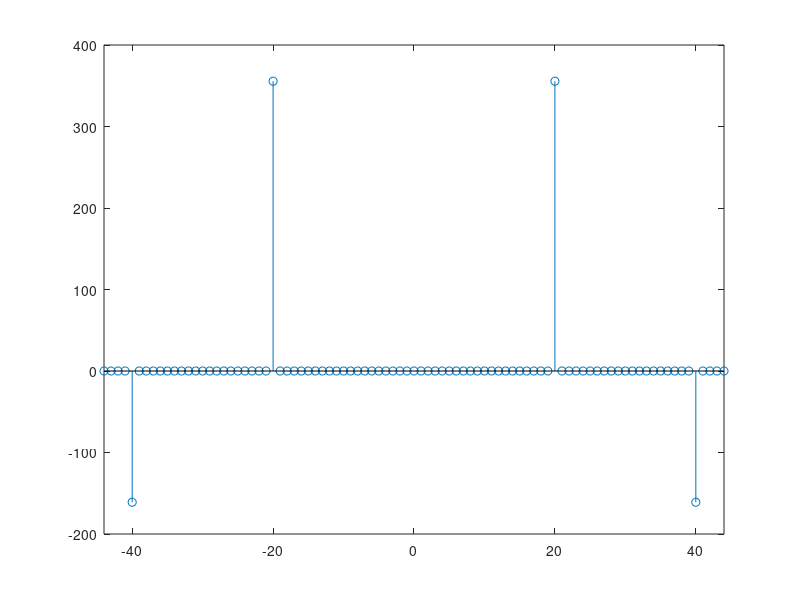
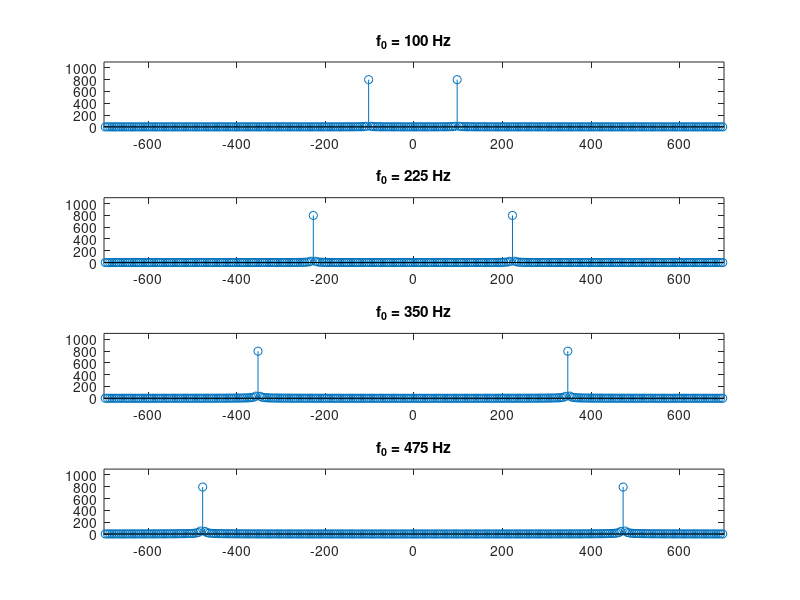
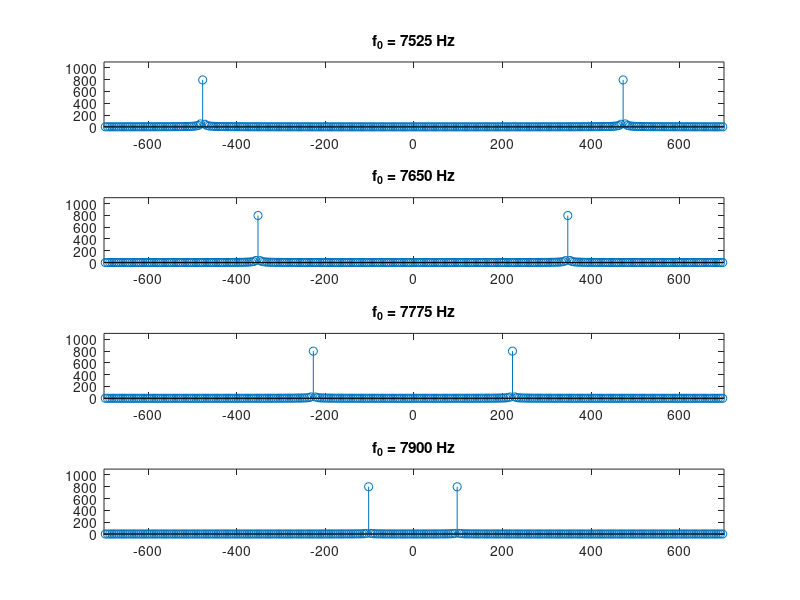

MATLAB code for these plots, in order:
%% Exercise 3
%% A
fs = 128; %Hz 
Ts = 1/fs;
N=128;
n = [1:N];
x = 10*cos(2*pi*20*(n*Ts)) - 4*sin(2*pi*40*(n*Ts)+5);
X = fft(x);
figure(4) 
f = [-fs/2:fs/N:fs/2-fs/N];
stem(f, fftshift(X))
axis([-44 44]);


%% B
phi = 10;
fs = 8000; %Hz
f0 = [100:125:475];
n = [-0.1:1/fs:0.1]; N = length(n);
f = [-fs/2:fs/N:fs/2-fs/N];
figure(5)
subplot(4,1,1)
x1 = sin(2*pi*f0(1)*n+phi);
X1 = fft(x1);
stem(f, abs(fftshift(X1)));axis([-700 700 0 1100])
title('f_0 = 100 Hz')
subplot(4,1,2)
x2 = sin(2*pi*f0(2)*n+phi);
X2 = fft(x2);
stem(f, abs(fftshift(X2)));axis([-700 700 0 1100])
title('f_0 = 225 Hz')
subplot(4,1,3)
x3 = sin(2*pi*f0(3)*n+phi);
X3 = fft(x3);
stem(f, abs(fftshift(X3)));axis([-700 700 0 1100])
title('f_0 = 350 Hz')
subplot(4,1,4)
x4 = sin(2*pi*f0(4)*n+phi);
X4 = fft(x4);
stem(f, abs(fftshift(X4)));axis([-700 700 0 1100])
title('f_0 = 475 Hz')

f0 = [7525:125:7900];
figure(6)
subplot(4,1,1)
x1 = sin(2*pi*f0(1)*n+phi);
X1 = fft(x1);
stem(f, abs(fftshift(X1)));axis([-700 700 0 1100])
title('f_0 = 7525 Hz')
subplot(4,1,2)
x2 = sin(2*pi*f0(2)*n+phi);
X2 = fft(x2);
stem(f, abs(fftshift(X2)));axis([-700 700 0 1100])
title('f_0 = 7650 Hz')
subplot(4,1,3)
x3 = sin(2*pi*f0(3)*n+phi);
X3 = fft(x3);
stem(f, abs(fftshift(X3)));axis([-700 700 0 1100])
title('f_0 = 7775 Hz')
subplot(4,1,4)
x4 = sin(2*pi*f0(4)*n+phi);
X4 = fft(x4);
stem(f, abs(fftshift(X4)));axis([-700 700 0 1100])
title('f_0 = 7900 Hz')


